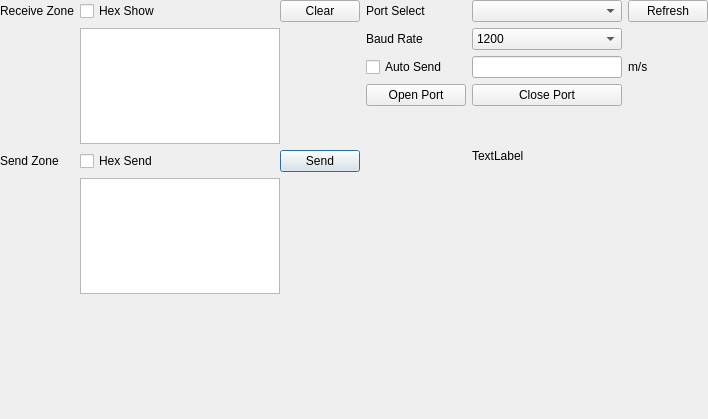
<?xml version="1.0" encoding="UTF-8"?>
<ui version="4.0">
 <class>Dialog_PortSelect</class>
 <widget class="QDialog" name="Dialog_PortSelect">
  <property name="geometry">
   <rect>
    <x>0</x>
    <y>0</y>
    <width>708</width>
    <height>419</height>
   </rect>
  </property>
  <property name="windowTitle">
   <string>Dialog</string>
  </property>
  <widget class="QWidget" name="horizontalLayoutWidget_2">
   <property name="geometry">
    <rect>
     <x>0</x>
     <y>0</y>
     <width>708</width>
     <height>294</height>
    </rect>
   </property>
   <layout class="QHBoxLayout" name="horizontalLayout_2">
    <item>
     <layout class="QGridLayout" name="gridLayout_2">
      <property name="spacing">
       <number>6</number>
      </property>
      <item row="0" column="1">
       <widget class="QLabel" name="label_ReceiveZone">
        <property name="text">
         <string>Receive Zone</string>
        </property>
       </widget>
      </item>
      <item row="3" column="3">
       <widget class="QPushButton" name="pushButton_Send">
        <property name="text">
         <string>Send</string>
        </property>
       </widget>
      </item>
      <item row="0" column="3">
       <widget class="QPushButton" name="pushButto_Clear">
        <property name="text">
         <string>Clear</string>
        </property>
       </widget>
      </item>
      <item row="3" column="2">
       <widget class="QCheckBox" name="checkBox_HexSend">
        <property name="text">
         <string>Hex Send</string>
        </property>
       </widget>
      </item>
      <item row="2" column="3">
       <layout class="QHBoxLayout" name="horizontalLayout"/>
      </item>
      <item row="0" column="2">
       <widget class="QCheckBox" name="checkBox_HexShow">
        <property name="text">
         <string>Hex Show</string>
        </property>
       </widget>
      </item>
      <item row="3" column="1">
       <widget class="QLabel" name="label_SendZone">
        <property name="text">
         <string>Send Zone</string>
        </property>
       </widget>
      </item>
      <item row="1" column="2">
       <widget class="QTextEdit" name="textEdit_Receive">
        <property name="sizePolicy">
         <sizepolicy hsizetype="Expanding" vsizetype="Expanding">
          <horstretch>0</horstretch>
          <verstretch>0</verstretch>
         </sizepolicy>
        </property>
        <property name="minimumSize">
         <size>
          <width>200</width>
          <height>100</height>
         </size>
        </property>
       </widget>
      </item>
      <item row="4" column="2">
       <widget class="QTextEdit" name="textEdit_Send">
        <property name="minimumSize">
         <size>
          <width>200</width>
          <height>100</height>
         </size>
        </property>
       </widget>
      </item>
     </layout>
    </item>
    <item>
     <layout class="QGridLayout" name="gridLayout">
      <item row="2" column="0">
       <widget class="QLabel" name="label_BaudRate">
        <property name="text">
         <string>Baud Rate</string>
        </property>
       </widget>
      </item>
      <item row="4" column="2">
       <widget class="QLabel" name="label_DealySet">
        <property name="text">
         <string>m/s</string>
        </property>
       </widget>
      </item>
      <item row="2" column="1">
       <widget class="QComboBox" name="comboBox_BaudRate">
        <item>
         <property name="text">
          <string>1200</string>
         </property>
        </item>
        <item>
         <property name="text">
          <string>2400</string>
         </property>
        </item>
        <item>
         <property name="text">
          <string>4000</string>
         </property>
        </item>
        <item>
         <property name="text">
          <string>4800</string>
         </property>
        </item>
        <item>
         <property name="text">
          <string>9600</string>
         </property>
        </item>
        <item>
         <property name="text">
          <string>14400</string>
         </property>
        </item>
        <item>
         <property name="text">
          <string>19200</string>
         </property>
        </item>
        <item>
         <property name="text">
          <string>38400</string>
         </property>
        </item>
        <item>
         <property name="text">
          <string>43000</string>
         </property>
        </item>
        <item>
         <property name="text">
          <string>57600</string>
         </property>
        </item>
        <item>
         <property name="text">
          <string>76800</string>
         </property>
        </item>
        <item>
         <property name="text">
          <string>115200</string>
         </property>
        </item>
        <item>
         <property name="text">
          <string>128000</string>
         </property>
        </item>
        <item>
         <property name="text">
          <string>256000</string>
         </property>
        </item>
        <item>
         <property name="text">
          <string>460800</string>
         </property>
        </item>
       </widget>
      </item>
      <item row="0" column="2">
       <widget class="QPushButton" name="pushButton_Refresh">
        <property name="text">
         <string>Refresh</string>
        </property>
       </widget>
      </item>
      <item row="6" column="2">
       <widget class="QLabel" name="label_IsOpenOrNot">
        <property name="text">
         <string/>
        </property>
       </widget>
      </item>
      <item row="0" column="1">
       <widget class="QComboBox" name="comboBox_PortName"/>
      </item>
      <item row="0" column="0">
       <widget class="QLabel" name="label_Port">
        <property name="text">
         <string>Port Select</string>
        </property>
       </widget>
      </item>
      <item row="4" column="1">
       <widget class="QLineEdit" name="lineEdit_SendDelay"/>
      </item>
      <item row="6" column="0">
       <widget class="QPushButton" name="pushButton_OpenPort">
        <property name="text">
         <string>Open Port</string>
        </property>
       </widget>
      </item>
      <item row="6" column="1">
       <widget class="QPushButton" name="pushButton_ClosePort">
        <property name="text">
         <string>Close Port</string>
        </property>
       </widget>
      </item>
      <item row="10" column="0">
       <widget class="QLabel" name="label_Statusbar">
        <property name="frameShadow">
         <enum>QFrame::Plain</enum>
        </property>
        <property name="lineWidth">
         <number>1</number>
        </property>
        <property name="text">
         <string/>
        </property>
       </widget>
      </item>
      <item row="4" column="0">
       <widget class="QCheckBox" name="checkBox_AutoSend">
        <property name="minimumSize">
         <size>
          <width>100</width>
          <height>0</height>
         </size>
        </property>
        <property name="text">
         <string>Auto Send</string>
        </property>
       </widget>
      </item>
      <item row="7" column="1">
       <widget class="QLabel" name="label_Time">
        <property name="minimumSize">
         <size>
          <width>150</width>
          <height>0</height>
         </size>
        </property>
        <property name="text">
         <string>TextLabel</string>
        </property>
       </widget>
      </item>
     </layout>
    </item>
   </layout>
  </widget>
 </widget>
 <resources/>
 <connections/>
</ui>
